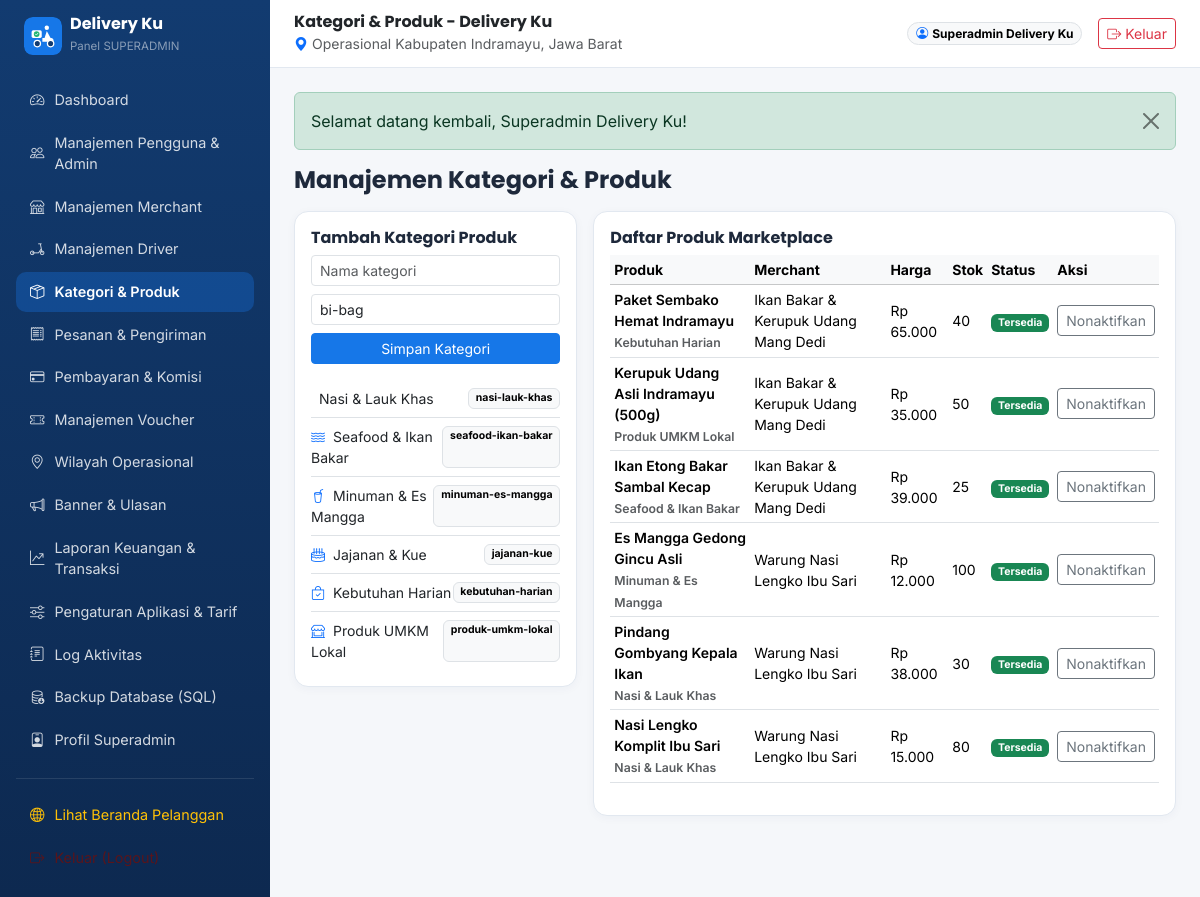
/index.php?route=superadmin/products (signed in), run on the app's committed database.
### tables this page shows
CREATE TABLE IF NOT EXISTS `categories` (
    `id` INT UNSIGNED AUTO_INCREMENT PRIMARY KEY,
    `name` VARCHAR(100) NOT NULL,
    `slug` VARCHAR(120) NOT NULL UNIQUE,
    `icon` VARCHAR(60) NOT NULL DEFAULT 'bi-bag',
    `sort_order` INT NOT NULL DEFAULT 0,
    `is_active` TINYINT(1) NOT NULL DEFAULT 1,
    `created_at` TIMESTAMP DEFAULT CURRENT_TIMESTAMP,
    `updated_at` TIMESTAMP DEFAULT CURRENT_TIMESTAMP ON UPDATE CURRENT_TIMESTAMP,
    `deleted_at` TIMESTAMP NULL DEFAULT NULL
);

CREATE TABLE IF NOT EXISTS `products` (
    `id` BIGINT UNSIGNED AUTO_INCREMENT PRIMARY KEY,
    `merchant_id` BIGINT UNSIGNED NOT NULL,
    `category_id` INT UNSIGNED NULL,
    `name` VARCHAR(180) NOT NULL,
    `slug` VARCHAR(200) NOT NULL,
    `description` TEXT NULL,
    `price` DECIMAL(12,2) NOT NULL,
    `promo_price` DECIMAL(12,2) NULL,
    `stock` INT NOT NULL DEFAULT 100,
    `is_available` TINYINT(1) NOT NULL DEFAULT 1,
    `is_featured` TINYINT(1) NOT NULL DEFAULT 0,
    `sold_count` INT UNSIGNED NOT NULL DEFAULT 0,
    `rating_avg` DECIMAL(3,2) NOT NULL DEFAULT 5.00,
    `created_at` TIMESTAMP DEFAULT CURRENT_TIMESTAMP,
    `updated_at` TIMESTAMP DEFAULT CURRENT_TIMESTAMP ON UPDATE CURRENT_TIMESTAMP,
    `deleted_at` TIMESTAMP NULL DEFAULT NULL,
    INDEX `idx_prod_merchant` (`merchant_id`),
    INDEX `idx_prod_cat` (`category_id`),
    INDEX `idx_prod_avail` (`is_available`),
    CONSTRAINT `fk_prod_merchant` FOREIGN KEY (`merchant_id`) REFERENCES `merchants`(`id`) ON DELETE CASCADE,
    CONSTRAINT `fk_prod_cat` FOREIGN KEY (`category_id`) REFERENCES `categories`(`id`) ON DELETE SET NULL
);

CREATE TABLE IF NOT EXISTS `merchants` (
    `id` BIGINT UNSIGNED AUTO_INCREMENT PRIMARY KEY,
    `user_id` BIGINT UNSIGNED NOT NULL UNIQUE,
    `merchant_category_id` INT UNSIGNED NULL,
    `district_id` INT UNSIGNED NULL,
    `village_id` INT UNSIGNED NULL,
    `store_name` VARCHAR(160) NOT NULL,
    `slug` VARCHAR(180) NOT NULL UNIQUE,
    `description` TEXT NULL,
    `logo_path` VARCHAR(255) NULL,
    `banner_path` VARCHAR(255) NULL,
    `address` TEXT NOT NULL,
    `postal_code` VARCHAR(10) NULL,
    `latitude` DECIMAL(10,7) NULL,
    `longitude` DECIMAL(10,7) NULL,
    `open_time` TIME NOT NULL DEFAULT '08:00:00',
    `close_time` TIME NOT NULL DEFAULT '21:00:00',
    `is_open` TINYINT(1) NOT NULL DEFAULT 1,
    `verification_status` ENUM('pending','approved','rejected') NOT NULL DEFAULT 'pending',
    `verification_notes` TEXT NULL,
    `commission_rate` DECIMAL(5,2) NULL COMMENT 'Override komisi persen khusus merchant jika diisi',
    `rating_avg` DECIMAL(3,2) NOT NULL DEFAULT 5.00,
    `total_reviews` INT UNSIGNED NOT NULL DEFAULT 0,
    `is_recommended` TINYINT(1) NOT NULL DEFAULT 0,
    `is_demo` TINYINT(1) NOT NULL DEFAULT 0,
    `created_at` TIMESTAMP DEFAULT CURRENT_TIMESTAMP,
    `updated_at` TIMESTAMP DEFAULT CURRENT_TIMESTAMP ON UPDATE CURRENT_TIMESTAMP,
    `deleted_at` TIMESTAMP NULL DEFAULT NULL,
    INDEX `idx_merchant_verify` (`verification_status`, `is_open`),
    INDEX `idx_merchant_district` (`district_id`),
    CONSTRAINT `fk_merchant_user` FOREIGN KEY (`user_id`) REFERENCES `users`(`id`) ON DELETE CASCADE,
    CONSTRAINT `fk_merchant_cat` FOREIGN KEY (`merchant_category_id`) REFERENCES `merchant_categories`(`id`) ON DELETE SET NULL,
    CONSTRAINT `fk_merchant_dist` FOREIGN KEY (`district_id`) REFERENCES `districts`(`id`) ON DELETE SET NULL,
    CONSTRAINT `fk_merchant_vil` FOREIGN KEY (`village_id`) REFERENCES `villages`(`id`) ON DELETE SET NULL
);

### app/controllers/SuperadminController.php (called while the page is built, shortened)
<?php
final class SuperadminController
{
    public function categoriesAndProducts(): void
    {
        $pdo = Database::connection();
        $categories = $pdo->query('SELECT * FROM categories WHERE deleted_at IS NULL ORDER BY sort_order, id')->fetchAll();
        $products = $pdo->query(
            'SELECT p.*, m.store_name, c.name AS category_name
             FROM products p
             JOIN merchants m ON m.id=p.merchant_id
             LEFT JOIN categories c ON c.id=p.category_id
             WHERE p.deleted_at IS NULL ORDER BY p.id DESC LIMIT 100'
        )->fetchAll();
        render_view('superadmin/products', compact('categories', 'products') + ['pageTitle' => 'Kategori & Produk - Delivery Ku'], 'dashboard_shell');
    }
}

### index.php (called while the page is built, shortened)
<?php
$routes = require BASE_PATH . '/routes/web.php';
$route = trim((string)($_GET['route'] ?? ''), '/');
$handler = $routes[$route];
$isPost = ($_SERVER['REQUEST_METHOD'] ?? 'GET') === 'POST';
if ($isPost && isset($handler[2], $handler[3])) {
    $controllerClass = $handler[2];
    $method = $handler[3];
} else {
    $method = $handler[1];
}
$controller = new $controllerClass();
$controller->{$method}();

### resources/views/superadmin/products.php (the view, shortened to what this page needs)
<h4 class="fw-bold mb-3">Manajemen Kategori & Produk</h4>
<div class="row g-3">
    <div class="col-lg-4">
        <div class="dk-card p-3">
            <h6 class="fw-bold">Tambah Kategori Produk</h6>
            <form method="POST" class="mb-3">
                <div class="mb-2"><input type="text" name="name" class="form-control form-control-sm" placeholder="Nama kategori" required></div>
                <div class="mb-2"><input type="text" name="icon" class="form-control form-control-sm" value="bi-bag" placeholder="Ikon Bootstrap (bi-cup-hot)"></div>
                <button class="btn btn-dk-primary btn-sm w-100">Simpan Kategori</button>
            </form>
            <ul class="list-group list-group-flush small">
                <?php foreach ($categories as $c): ?>
                    <li class="list-group-item d-flex justify-content-between px-0">
                        <span><i class="bi <?= e($c['icon']) ?> text-primary me-2"></i><?= e($c['name']) ?></span>
                        <span class="badge text-bg-light border"><?= e($c['slug']) ?></span>
                    </li>
                <?php endforeach; ?>
            </ul>
        </div>
    </div>
    <div class="col-lg-8">
        <div class="dk-card p-3">
            <h6 class="fw-bold">Daftar Produk Marketplace</h6>
            <div class="table-responsive">
                <table class="table table-sm align-middle small">
                    <thead class="table-light"><tr><th>Produk</th><th>Merchant</th><th>Harga</th><th>Stok</th><th>Status</th><th>Aksi</th></tr></thead>
                    <tbody>
                    <?php foreach ($products as $p): ?>
                        <tr>
                            <td class="fw-semibold"><?= e($p['name']) ?><br><small class="text-muted"><?= e($p['category_name'] ?? '-') ?></small></td>
                            <td><?= e($p['store_name']) ?></td>
                            <td><?= e(rupiah($p['promo_price'] ?: $p['price'])) ?></td>
                            <td><?= (int)$p['stock'] ?></td>
                            <td><span class="badge text-bg-<?= $p['is_available'] ? 'success' : 'secondary' ?>"><?= $p['is_available'] ? 'Tersedia' : 'Nonaktif' ?></span></td>
                            <td>
                                <form method="POST">
                                    <button class="btn btn-outline-secondary btn-sm"><?= $p['is_available'] ? 'Nonaktifkan' : 'Aktifkan' ?></button>
                                </form>
                            </td>
                        </tr>
                    <?php endforeach; ?>
                    </tbody>
                </table>
            </div>
        </div>
    </div>
</div>

### public/assets/css/deliveryku.css (style rules this page uses)
:root { --dk-blue: #1677E8; --dk-navy: #123B70; --dk-white: #FFFFFF; --dk-bg: #F5F7FA; --dk-green: #22B573; --dk-border: #E2E8F0; }
body { font-family: 'Inter', 'Poppins', system-ui, -apple-system, sans-serif; background-color: var(--dk-bg); color: #1E293B; }
h1, h2, h3, h4, h5, h6, .brand-font { font-family: 'Poppins', 'Inter', sans-serif; }
.btn-dk-primary { background-color: var(--dk-blue); border-color: var(--dk-blue); color: #fff; }
.dk-card { border: 1px solid var(--dk-border); border-radius: 14px; box-shadow: 0 2px 10px rgba(18, 59, 112, 0.04); background: #fff; }

### data on the page
categories: name "Nasi & Lauk Khas", slug "nasi-lauk-khas"
categories: name "Seafood & Ikan Bakar", slug "seafood-ikan-bakar"
categories: name "Minuman & Es Mangga", slug "minuman-es-mangga"
categories: name "Jajanan & Kue", slug "jajanan-kue"
categories: name "Kebutuhan Harian", slug "kebutuhan-harian"
categories: name "Produk UMKM Lokal", slug "produk-umkm-lokal"
products: name "Paket Sembako Hemat Indramayu", category.name "Kebutuhan Harian", merchant.store_name "Ikan Bakar & Kerupuk Udang Mang Dedi", promo_price "Rp 65.000", stock "40", is_available "Tersedia"
products: name "Kerupuk Udang Asli Indramayu (500g)", category.name "Produk UMKM Lokal", merchant.store_name "Ikan Bakar & Kerupuk Udang Mang Dedi", rupiah($p['promo_price'] ?: $p['price']) "Rp 35.000", stock "50", is_available "Tersedia"
products: name "Ikan Etong Bakar Sambal Kecap", category.name "Seafood & Ikan Bakar", merchant.store_name "Ikan Bakar & Kerupuk Udang Mang Dedi", promo_price "Rp 39.000", stock "25", is_available "Tersedia"
products: name "Es Mangga Gedong Gincu Asli", category.name "Minuman & Es Mangga", merchant.store_name "Warung Nasi Lengko Ibu Sari", promo_price "Rp 12.000", stock "100", is_available "Tersedia"
products: name "Pindang Gombyang Kepala Ikan", category.name "Nasi & Lauk Khas", merchant.store_name "Warung Nasi Lengko Ibu Sari", rupiah($p['promo_price'] ?: $p['price']) "Rp 38.000", stock "30", is_available "Tersedia"
products: name "Nasi Lengko Komplit Ibu Sari", category.name "Nasi & Lauk Khas", merchant.store_name "Warung Nasi Lengko Ibu Sari", promo_price "Rp 15.000", stock "80", is_available "Tersedia"

### other printed values
$role "SUPERADMIN"
$m['label'] "Dashboard"
$m['label'] "Manajemen Pengguna & Admin"
$m['label'] "Manajemen Merchant"
$m['label'] "Manajemen Driver"
$m['label'] "Kategori & Produk"
$m['label'] "Pesanan & Pengiriman"
$m['label'] "Pembayaran & Komisi"
$m['label'] "Manajemen Voucher"
$m['label'] "Wilayah Operasional"
$m['label'] "Banner & Ulasan"
$m['label'] "Laporan Keuangan & Transaksi"
$m['label'] "Pengaturan Aplikasi & Tarif"
$m['label'] "Log Aktivitas"
$m['label'] "Backup Database (SQL)"
